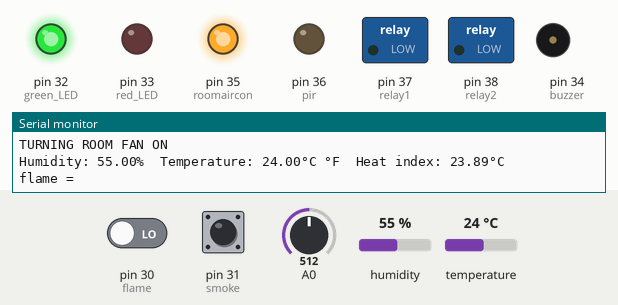
Bench run of a sketch on a simulated Arduino Mega 2560, built with avr-gcc and run on an emulated ATmega2560. On the bench: switched loads named in the sketch (green lamp = pin HIGH), output pins drawn as LEDs (lit = HIGH), buzzer (waves = sounding, pin HIGH), the last lines printed to the serial monitor. The test bench sets the inputs (shaded band); at power-on: A0 = 512, pin 30 (flame) LOW, humidity 55 %, pin 31 (smoke) LOW, temperature 24 °C.

Above: at 1.2 s.
1.3 s: A0 set to 106
5.4 s: A0 set to 90
At 6.6 s:
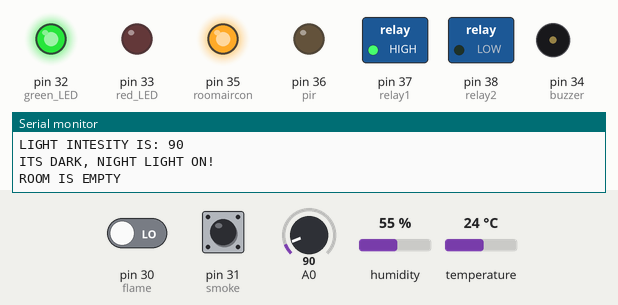
8.5 s: pin 30 (flame) driven HIGH
At 10.6 s:
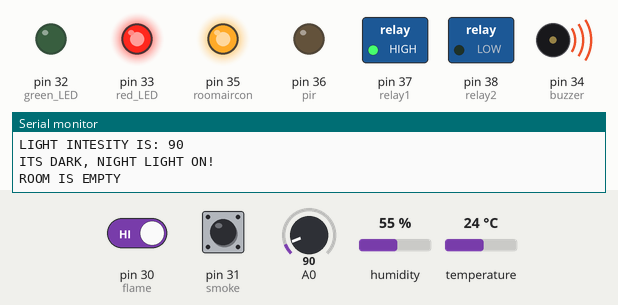
11.6 s: humidity set to 51 %
14.7 s: humidity set to 48 %
At 17.4 s:
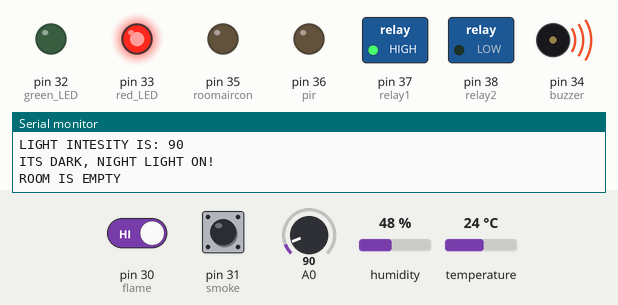
17.9 s: pin 30 (flame) driven LOW
At 19.8 s:
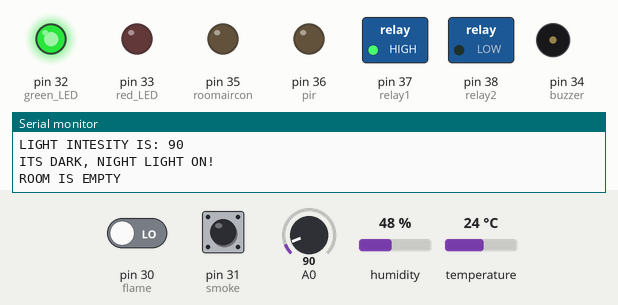
Timing chart, 0 to 21.3 s (numbered marks = the images above; inputs shaded):
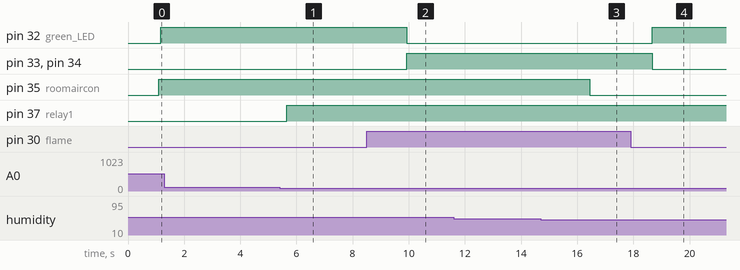

Measured:
- the behaviour switches between 100 and 99 on A0 (found by bisection; images 0 and 1)
- the behaviour switches between 50 and 49 % on humidity (found by bisection; images 2 and 3)
- after the input at 5.4 s, pin 37 (relay1): LOW → HIGH after 0.25 s
- after the input at 8.5 s, pin 32 (green_LED): HIGH → LOW after 1.4 s; pin 33 (red_LED), pin 34 (buzzer): LOW → HIGH after 1.4 s
- after the input at 14.7 s, pin 35 (roomaircon): HIGH → LOW after 1.8 s
- after the input at 17.9 s, pin 32 (green_LED): LOW → HIGH after 0.77 s; pin 33 (red_LED), pin 34 (buzzer): HIGH → LOW after 0.77 s

The sketch:

present.ino
```cpp
#include "DHT.h"
#define DHTPIN 2
#define DHTTYPE DHT11
#define pir 36
#define relay1 37
#define relay2 38

//intializing gas and flame sensors
int flame = 30;
int smoke = 31;
int green_LED = 32;
int red_LED = 33;
int buzzer = 34 ;
int roomaircon = 35;

// Initialize DHT sensor.
DHT dht(DHTPIN, DHTTYPE);
void setup() {

  //for flame and gas sensor
  pinMode (flame, INPUT);
  pinMode (smoke, INPUT);
  pinMode (buzzer, OUTPUT);
  pinMode(green_LED, OUTPUT);
  pinMode(red_LED, OUTPUT);
  pinMode(roomaircon, OUTPUT);
  //for flame and gas sensor ends here

  Serial.begin(9600);
  Serial.println("");
  Serial.println(F("=========================================="));
  Serial.println(F("** EAST OR WEST, SMART HOME IS THE BEST **"));
  Serial.println(F("=========================================="));
  Serial.println("");
  dht.begin();

  //setup for object detector and night light
  pinMode(pir, OUTPUT);
  pinMode(relay1, OUTPUT);
  pinMode(relay2, OUTPUT);
}

void loop() {
  // Wait a few seconds between measurements.
  delay(1000);

  // Reading temperature or humidity takes about 250 milliseconds!
  // Sensor readings may also be up to 2 seconds 'old' (its a very slow sensor)
  float h = dht.readHumidity();
  // Read temperature as Celsius (the default)
  float t = dht.readTemperature();

  //aircon control
  if(h >= 50 && t >= 20){
    Serial.println("TURNING ROOM FAN ON");
    digitalWrite(roomaircon, HIGH);
  }
  else{
    digitalWrite(roomaircon, LOW);
  }

  // Check if any reads failed and exit early (to try again).
  if (isnan(h) || isnan(t)) {
    Serial.println(F("Failed to read from DHT sensor!"));
    return;
  }
  // Compute heat index in Celsius (isFahreheit = false)
  float hic = dht.computeHeatIndex(t, h, false);

  Serial.println("");
  Serial.print(F("Humidity: "));
  Serial.print(h);
  Serial.print(F("%  Temperature: "));
  Serial.print(t);
  Serial.print(F("°C "));
  Serial.print(F("°F  Heat index: "));
  Serial.print(hic);
  Serial.println(F("°C "));
  Serial.println("");

//for flame and gas sensor
  int fval = digitalRead(flame);
  int sval = digitalRead(smoke);
  Serial.println("");
  Serial.println("flame = ");
  Serial.println(fval);
  Serial.println("smoke = ");
  Serial.println(sval);

  if ( sval == HIGH or fval == HIGH)
  {
    Serial.println("");
    Serial.println(F("WARNING! "));
    digitalWrite(red_LED, HIGH);
    digitalWrite(green_LED,LOW);
    digitalWrite(buzzer, HIGH);
  }
  else
  {
    Serial.println("");
    Serial.println(F("SAFE "));
    digitalWrite(buzzer, LOW);
    digitalWrite(red_LED, LOW);
    digitalWrite(green_LED,HIGH);
  }
  delay(100);

  //for object detector and light security lights
    //get value of ldr and print
  int ldr = analogRead(A0);
  Serial.print("LIGHT INTESITY IS: ");
  Serial.println(ldr);
  //control night light based on light intesity.
  //keep relay on if light is low
  if (ldr >= 100){
    digitalWrite(relay1, LOW);
    Serial.println("DAY LIGHT!!");
    delay(500);
  }

  //turn on bulb
  else if (ldr < 100){
    Serial.println("");
    digitalWrite(relay1, HIGH);
    Serial.println("ITS DARK, NIGHT LIGHT ON!");
    delay(500);
  }

  int pir_input = digitalRead(pir);

  if (pir_input == LOW){
    Serial.println("ROOM IS EMPTY");
    digitalWrite(relay2,LOW);
    delay(500);
  }

  else{
    Serial.println("OBJECT DETECTED, LIGHTS ON!");
    digitalWrite(relay2,HIGH);
    delay(500);
  }

}
```
